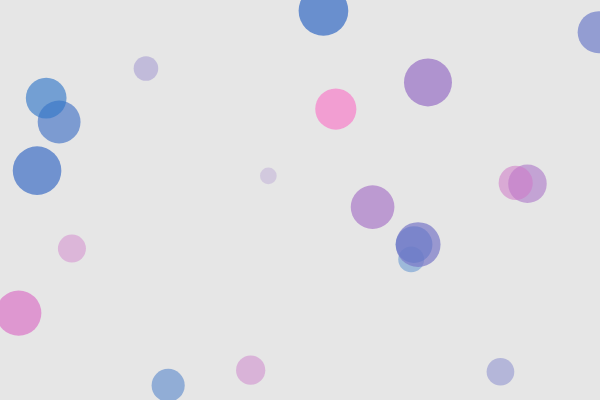
Frame 1 (no input)
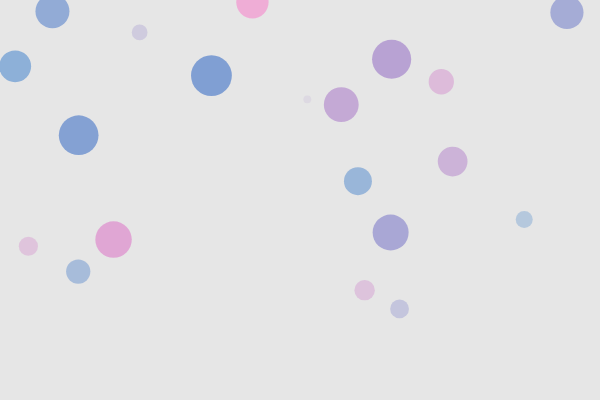
Frame 60 (no input)
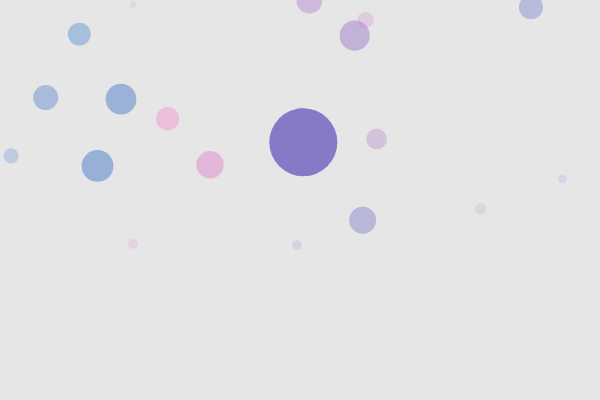
Frame 120 (the mouse pressed at the canvas centre since frame 60)

The p5.js sketch that drew these frames (run headless with seeded random() and noise() and a simulated clock; from frame 60 on, the mouse is pressed at the canvas centre):

// p5.js sketch
// ── sketch.js
// DM2008 — Activity 4b
// Objects in Motion (50 min)

// ============================
// Step 0: Global data
// ============================
let agents = []; // array to hold many objects
const NUM_START = 20; // you can tweak this

let agentshrink = 1

function setup() {
  createCanvas(600, 400);
  noStroke();

  // ============================
  // Step 1: Populate the array
  // - Use a loop to create multiple instances
  // - Give each instance some randomized starting values
  // ============================
  for (let i = 0; i < NUM_START; i++) {
    let x = random(width);
    let y = random(height);
    let sz = random(12, 60);
    let speedX = random(-2, 2);
    let speedY = random(-2, 0);
    // TODO: pass any extra properties you plan to use
    agents.push(new Agent(x, y, sz, speedX, speedY));
  }
}

function draw() {
  background(230);

  // ============================
  // Step 2: Loop through the array
  // - Call at least TWO methods on each object
  //   e.g., update() then show()
  // ============================
  for (let i = 0; i < agents.length; i++) {
    agents[i].update(); // change over time
    agents[i].show(); // draw
    if (agentshrink > 0) {
     agents[i].shrink()}
    }
  }

  // ============================
  // Step 3 (optional but recommended):
  // Removal / lifespan
  // - If your objects can "die", remove them safely.
  // - Use a backward loop to avoid skipping items when splicing.
  // ============================
  for (let i = agents.length - 1; i >= 0; i--) {
    if (agents[i].life <= 0) {
      agents.splice(i, 1);
    }
  }


// ============================
// Step 4: Interaction (optional)
// - Add new objects with mouse clicks
// - Toggle behaviors with keys
// ============================
function mousePressed() {
  let sz = random(16, 80);
  let speedX = random(-2, 2);
  let speedY = random(-2, 2);
  agents.push(new Agent(mouseX, mouseY, sz, speedX, speedY));
}

function keyPressed() {
  // Example toggles—feel free to customize
  if (key === "C") {
    // clear all agents
    agents = [];}
  if (key === "1"){
    agentshrink = -agentshrink
   
  }
  
}

// ============================
// Step 5: Define your Class
// - Must have at least 1 property that changes over time
// - Must have at least 1 method besides show()
// - Feel free to add more properties/methods
// ============================
class Agent {
  constructor(x, y, sz, speedX, speedY) {
    // Required properties
    this.x = x;
    this.y = y;
    this.sz = sz;

    // Motion
    this.dx = speedX;
    this.dy = speedY;

    // Style (customize!)
    this.h = random(360);
    this.a = 4*this.sz;

    // Lifespan (optional)
    this.life = 255; // use this if you want fade/shrink/remove behavior
  }

  // Method #1: update — change over time
  update() {
    // Basic movement
    this.x += this.dx;
    this.y += this.dy;

//     // Simple screen wrap (A) or bounce (B) — pick one or implement your own:

//     // (A) Wrap:
//     if (this.x > width) {
//       this.x = 0;
//     }
//     if (this.x < 0) {
//       this.x = width;
//     }
//     if (this.y > height) {
//       this.y = 0;
//     }
//     if (this.y < 0) {
//       this.y = height;
//     }

    // (B) Bounce (comment Wrap out if you use Bounce):
    if (this.x < 0 || this.x > width) {
      this.dx *= -1;
    }
    if (this.y < 0 || this.y > height) {
      this.dy *= -1;
    }

    // Example of property changing over time:
    // subtle size pulse
    // this.sz += sin(frameCount * 0.05) * 0.2;

    // Or use a lifespan:
    //this.life -= 1;        // fade over time
    
    
  }
  
  shrink(){
    this.sz -= 0.15;     // shrink slowly
    this.a =this.sz*4
    if (this.sz <= 10){
      this.life = 0
    }
  }

  // Method #2: show — draw the object
  show() {
    // If you use HSB, set colorMode(HSB) in setup()
    // Copy-paste the line below into setup() to switch to HSB
    // colorMode(HSB, 360, 100, 100, 255);
    
    // fill(this.h, 70, 90, this.a);

    // Using RGB to keep it simple
    fill(50 + (this.h % 200), 120, 200, this.a);
    ellipse(this.x, this.y, this.sz);
  }
}

/* ============================
   TODO ideas (pick at least one):
   - Add a second method besides show(), e.g., bounce(), shrink(), changeColor()
   - Make one property evolve over time (size, hue, alpha, speed)
   - Add a key or mouse interaction that changes *all* agents (loop over array)
   - Implement removal: shrink agents and splice them when too small
============================= */
